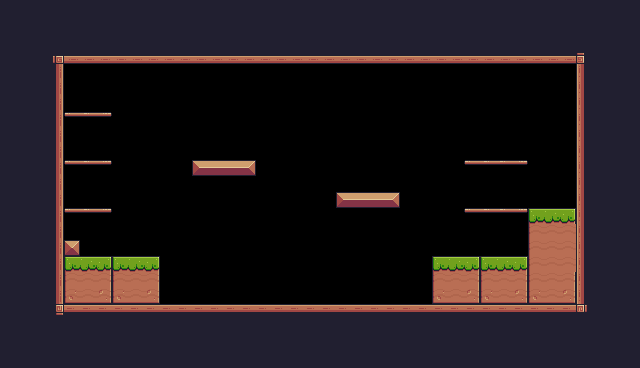

The image is a tile-based game level rendered from a .tmx file. Its description and complete source (layers, tilesets, objects, tile grids) follow:
An orthogonal 40x23 tile map with 16x16 px tiles, 1 tile layer (Background) and 30 objects (11x Fruit, 5x Platform, Player, Saw, Checkpoint, ...).

<map version="1.10" tiledversion="1.10.2" orientation="orthogonal" renderorder="right-down" width="40" height="23" tilewidth="16" tileheight="16" infinite="0" nextlayerid="4" nextobjectid="64">
 <tileset firstgid="1" source="Pixel Adventure.tsx" />
 <layer id="1" name="Background" width="40" height="23">
  <properties>
   <property name="BackgroundColor" value="Blue" />
  </properties>
  <data encoding="csv">
24,24,24,24,24,24,24,24,24,24,24,24,24,24,24,24,24,24,24,24,24,24,24,24,24,24,24,24,24,24,24,24,24,24,24,24,24,24,24,24,
24,24,24,24,24,24,24,24,24,24,24,24,24,24,24,24,24,24,24,24,24,24,24,24,24,24,24,24,24,24,24,24,24,24,24,24,24,24,24,24,
24,24,24,24,24,24,24,24,24,24,24,24,24,24,24,24,24,24,24,24,24,24,24,24,24,24,24,24,24,24,24,24,24,24,24,24,24,24,24,24,
24,24,24,92,134,134,134,134,134,134,134,134,134,134,134,134,134,134,134,134,134,134,134,134,134,134,134,134,134,134,134,134,134,134,134,134,93,24,24,24,
24,24,24,113,0,0,0,0,0,0,0,0,0,0,0,0,0,0,0,0,0,0,0,0,0,0,0,0,0,0,0,0,0,0,0,0,111,24,24,24,
24,24,24,113,0,0,0,0,0,0,0,0,0,0,0,0,0,0,0,0,0,0,0,0,0,0,0,0,0,0,0,0,0,0,0,0,111,24,24,24,
24,24,24,113,0,0,0,0,0,0,0,0,0,0,0,0,0,0,0,0,0,0,0,0,0,0,0,0,0,0,0,0,0,0,0,0,111,24,24,24,
24,24,24,113,40,41,42,0,0,0,0,0,0,0,0,0,0,0,0,0,0,0,0,0,0,0,0,0,0,0,0,0,0,0,0,0,111,24,24,24,
24,24,24,113,0,0,0,0,0,0,0,0,0,0,0,0,0,0,0,0,0,0,0,0,0,0,0,0,0,0,0,0,0,0,0,0,111,24,24,24,
24,24,24,113,0,0,0,0,0,0,0,0,0,0,0,0,0,0,0,0,0,0,0,0,0,0,0,0,0,0,0,0,0,0,0,0,111,24,24,24,
24,24,24,113,40,41,42,0,0,0,0,0,13,14,14,15,0,0,0,0,0,0,0,0,0,0,0,0,0,40,41,41,42,0,0,0,111,24,24,24,
24,24,24,113,0,0,0,0,0,0,0,0,0,0,0,0,0,0,0,0,0,0,0,0,0,0,0,0,0,0,0,0,0,0,0,0,111,24,24,24,
24,24,24,113,0,0,0,0,0,0,0,0,0,0,0,0,0,0,0,0,0,13,14,14,15,0,0,0,0,0,0,0,0,0,0,0,111,24,24,24,
24,24,24,113,40,41,42,0,0,0,0,0,0,0,0,0,0,0,0,0,0,0,0,0,0,0,0,0,0,40,41,41,42,7,8,9,111,24,24,24,
24,24,24,113,0,0,0,0,0,0,0,0,0,0,0,0,0,0,0,0,0,0,0,0,0,0,0,0,0,0,0,0,0,29,30,30,111,24,24,24,
24,24,24,113,35,0,0,0,0,0,0,0,0,0,0,0,0,0,0,0,0,0,0,0,0,0,0,0,0,0,0,0,0,29,30,30,111,24,24,24,
24,24,24,113,7,8,9,7,8,9,0,0,0,0,0,0,0,0,0,0,0,0,0,0,0,0,0,7,8,9,7,8,9,29,30,30,111,24,24,24,
24,24,24,113,29,30,31,29,30,31,0,0,0,0,0,0,0,0,0,0,0,0,0,0,0,0,0,29,30,31,29,30,31,29,30,31,111,24,24,24,
24,24,24,113,51,52,53,51,52,53,0,0,0,0,0,0,0,0,0,0,0,0,0,0,0,0,0,51,52,53,51,52,53,51,52,53,111,24,24,24,
24,24,24,114,90,90,90,90,90,90,90,90,90,90,90,90,90,90,90,90,90,90,90,90,90,90,90,90,90,90,90,90,90,90,90,90,115,24,24,24,
24,24,24,24,24,24,24,24,24,24,24,24,24,24,24,24,24,24,24,24,24,24,24,24,24,24,24,24,24,24,24,24,24,24,24,24,24,24,24,24,
24,24,24,24,24,24,24,24,24,24,24,24,24,24,24,24,24,24,24,24,24,24,24,24,24,24,24,24,24,24,24,24,24,24,24,24,24,24,24,24,
24,24,24,24,24,24,24,24,24,24,24,24,24,24,24,24,24,24,24,24,24,24,24,24,24,24,24,24,24,24,24,24,24,24,24,24,24,24,24,24
</data>
 </layer>
 <objectgroup id="2" name="Spawnpoints">
  <object id="15" name="Player" type="Player" x="128" y="208" width="32" height="32" />
  <object id="40" name="Bananas" type="Fruit" x="80" y="80" width="32" height="32" />
  <object id="41" name="Orange" type="Fruit" x="80" y="128" width="32" height="32" />
  <object id="42" name="Apple" type="Fruit" x="80" y="176" width="32" height="32" />
  <object id="43" name="Cherries" type="Fruit" x="224" y="128" width="32" height="32" />
  <object id="44" name="Cherries" type="Fruit" x="192" y="128" width="32" height="32" />
  <object id="45" name="Cherries" type="Fruit" x="208" y="96" width="32" height="32" />
  <object id="46" name="Cherries" type="Fruit" x="336" y="160" width="32" height="32" />
  <object id="47" name="Cherries" type="Fruit" x="368" y="160" width="32" height="32" />
  <object id="48" name="Cherries" type="Fruit" x="352" y="128" width="32" height="32" />
  <object id="49" name="Kiwi" type="Fruit" x="480" y="128" width="32" height="32" />
  <object id="50" name="Kiwi" type="Fruit" x="480" y="176" width="32" height="32" />
  <object id="54" name="Saw" type="Saw" x="288" y="128" width="32" height="32">
   <properties>
    <property name="isVertical" type="bool" value="true" />
    <property name="offNeg" type="float" value="4" />
    <property name="offPos" type="float" value="3" />
   </properties>
  </object>
  <object id="56" type="Checkpoint" x="512" y="144" width="64" height="64" />
  <object id="63" name="Chicken" type="Chicken" x="336" y="272" width="32" height="32">
   <properties>
    <property name="offNeg" type="float" value="12" />
    <property name="offPos" type="float" value="5" />
   </properties>
  </object>
 </objectgroup>
 <objectgroup id="3" name="Collisions">
  <object id="21" x="48" y="48" width="16" height="272" />
  <object id="22" x="64" y="48" width="528" height="16" />
  <object id="23" x="576" y="64" width="16" height="256" />
  <object id="24" x="64" y="304" width="512" height="16" />
  <object id="25" x="64" y="240" width="16" height="16" />
  <object id="26" x="64" y="256" width="96" height="48" />
  <object id="27" x="432" y="256" width="96" height="48" />
  <object id="28" x="336" y="192" width="64" height="16" />
  <object id="29" x="192" y="160" width="64" height="16" />
  <object id="34" type="Platform" x="464" y="208" width="64" height="16" />
  <object id="36" type="Platform" x="464" y="160" width="64" height="16" />
  <object id="37" type="Platform" x="64" y="160" width="48" height="16" />
  <object id="38" type="Platform" x="64" y="208" width="48" height="16" rotation="1.28385" />
  <object id="39" type="Platform" x="64" y="112" width="48" height="16" />
  <object id="60" x="528" y="208" width="48" height="96" />
 </objectgroup>
</map>
